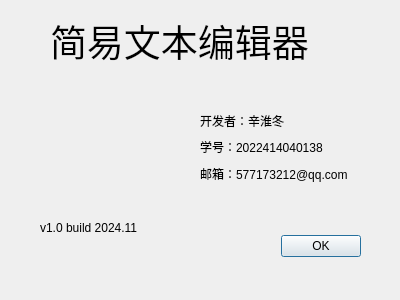
<?xml version="1.0" encoding="UTF-8"?>
<ui version="4.0">
 <class>AboutDialog</class>
 <widget class="QDialog" name="AboutDialog">
  <property name="geometry">
   <rect>
    <x>0</x>
    <y>0</y>
    <width>400</width>
    <height>300</height>
   </rect>
  </property>
  <property name="windowTitle">
   <string>Dialog</string>
  </property>
  <widget class="QDialogButtonBox" name="buttonBox">
   <property name="geometry">
    <rect>
     <x>20</x>
     <y>230</y>
     <width>341</width>
     <height>32</height>
    </rect>
   </property>
   <property name="orientation">
    <enum>Qt::Orientation::Horizontal</enum>
   </property>
   <property name="standardButtons">
    <set>QDialogButtonBox::StandardButton::Ok</set>
   </property>
  </widget>
  <widget class="QLabel" name="label">
   <property name="geometry">
    <rect>
     <x>50</x>
     <y>-30</y>
     <width>341</width>
     <height>141</height>
    </rect>
   </property>
   <property name="font">
    <font>
     <family>Microsoft YaHei UI</family>
     <pointsize>28</pointsize>
    </font>
   </property>
   <property name="text">
    <string>简易文本编辑器</string>
   </property>
  </widget>
  <widget class="QLabel" name="label_5">
   <property name="geometry">
    <rect>
     <x>30</x>
     <y>80</y>
     <width>151</width>
     <height>141</height>
    </rect>
   </property>
   <property name="styleSheet">
    <string notr="true">border-image: url(:/img/NotePad.svg);</string>
   </property>
   <property name="text">
    <string/>
   </property>
  </widget>
  <widget class="QLabel" name="label_6">
   <property name="geometry">
    <rect>
     <x>40</x>
     <y>220</y>
     <width>141</width>
     <height>16</height>
    </rect>
   </property>
   <property name="text">
    <string>v1.0 build 2024.11</string>
   </property>
  </widget>
  <widget class="QWidget" name="">
   <property name="geometry">
    <rect>
     <x>200</x>
     <y>110</y>
     <width>199</width>
     <height>74</height>
    </rect>
   </property>
   <layout class="QVBoxLayout" name="verticalLayout">
    <item>
     <widget class="QLabel" name="label_2">
      <property name="font">
       <font>
        <family>Microsoft YaHei UI</family>
       </font>
      </property>
      <property name="text">
       <string>开发者：辛淮冬</string>
      </property>
     </widget>
    </item>
    <item>
     <widget class="QLabel" name="label_3">
      <property name="text">
       <string>学号：2022414040138</string>
      </property>
     </widget>
    </item>
    <item>
     <widget class="QLabel" name="label_4">
      <property name="text">
       <string>邮箱：577173212@qq.com</string>
      </property>
     </widget>
    </item>
   </layout>
  </widget>
 </widget>
 <resources/>
 <connections>
  <connection>
   <sender>buttonBox</sender>
   <signal>accepted()</signal>
   <receiver>AboutDialog</receiver>
   <slot>accept()</slot>
   <hints>
    <hint type="sourcelabel">
     <x>248</x>
     <y>254</y>
    </hint>
    <hint type="destinationlabel">
     <x>157</x>
     <y>274</y>
    </hint>
   </hints>
  </connection>
  <connection>
   <sender>buttonBox</sender>
   <signal>rejected()</signal>
   <receiver>AboutDialog</receiver>
   <slot>reject()</slot>
   <hints>
    <hint type="sourcelabel">
     <x>316</x>
     <y>260</y>
    </hint>
    <hint type="destinationlabel">
     <x>286</x>
     <y>274</y>
    </hint>
   </hints>
  </connection>
 </connections>
</ui>
